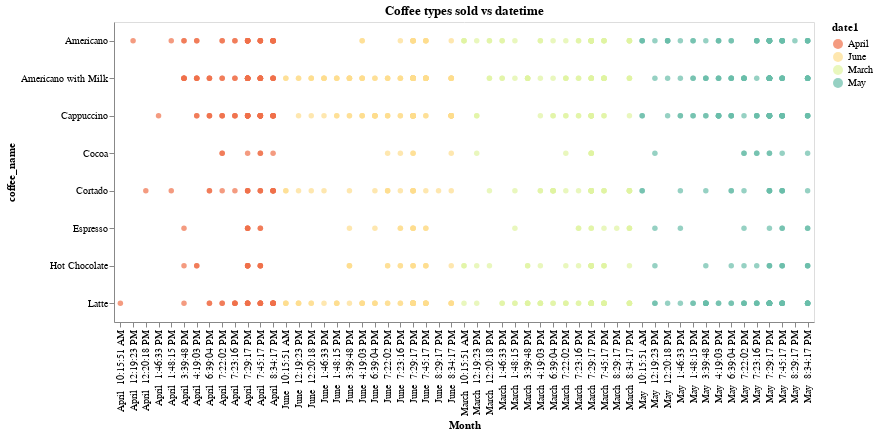

Notebook code cell kept with this figure:
### Code cell
#Distribution of Coffees by datetime

alt.Chart(df).mark_circle().encode(
    x=alt.X('datetime', title='Month'),
    y=alt.Y('coffee_name', title='coffee_name'),
    color=alt.Color('date1', scale=alt.Scale(scheme='spectral')),
    tooltip=['date1', 'datetime']
    #color = 'date'
).properties(
    title='Coffee types sold vs datetime',
    width=700,
    height=300)

### Figure 1 — Vega-Lite specification as saved in the notebook (floating-point values rounded to 4 significant figures; data arrays with more than 128 entries replaced by an {"elided": "..."} marker saying what was removed)
{"config": {"view": {"continuousWidth": 400, "continuousHeight": 300}}, "data": {"name": "data-4d33c50656d9e5daca06aa3e7e2794d9"}, "mark": "circle", "encoding": {"color": {"type": "nominal", "field": "date1", "scale": {"scheme": "spectral"}}, "tooltip": [{"type": "nominal", "field": "date1"}, {"type": "nominal", "field": "datetime"}], "x": {"type": "nominal", "field": "datetime", "title": "Month"}, "y": {"type": "nominal", "field": "coffee_name", "title": "coffee_name"}}, "height": 300, "title": "Coffee types sold vs datetime", "width": 700, "$schema": "https://vega.github.io/schema/vega-lite/v4.8.1.json", "datasets": {"data-4d33c50656d9e5daca06aa3e7e2794d9": {"elided": "896 records"}}}
